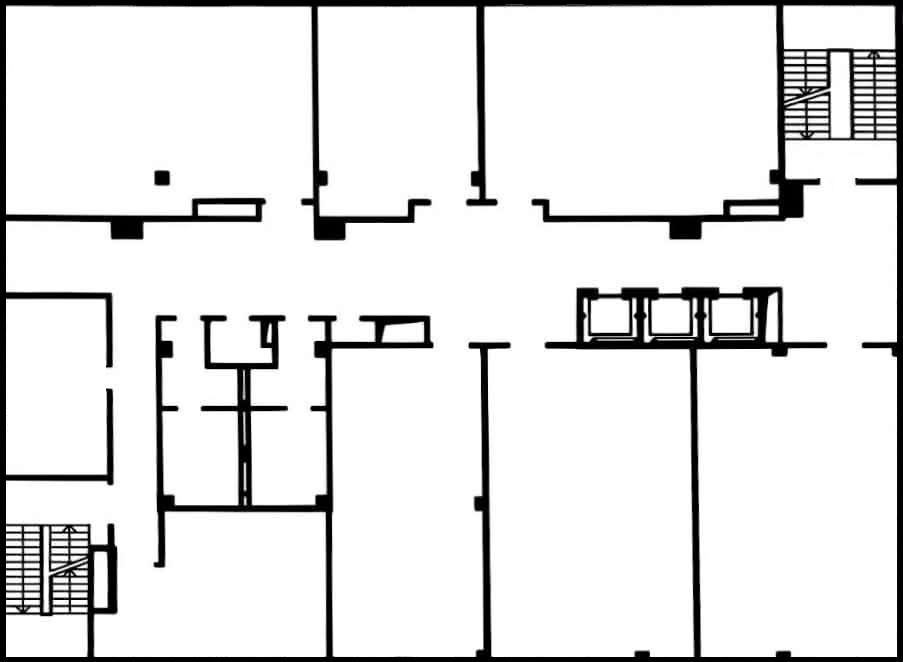
#> input picture map/map_clean.jpg, 903 x 662 px, found by its file name
$ python test_map.py
#> lines starting #> are read from the running program, lines starting #| are printed output that depends on the picture; after the words box and inside, x2 and y2 are one past the last pixel; in counts of white or black regions, pixels touching at a corner belong together
import cv2
import numpy as np

img = cv2.imread("map/map_clean.jpg", 0)
#> img: shape (662, 903); min 0, max 255, mean 227.1

_, binary = cv2.threshold(img, 200, 255, cv2.THRESH_BINARY_INV) #convert image into black&white
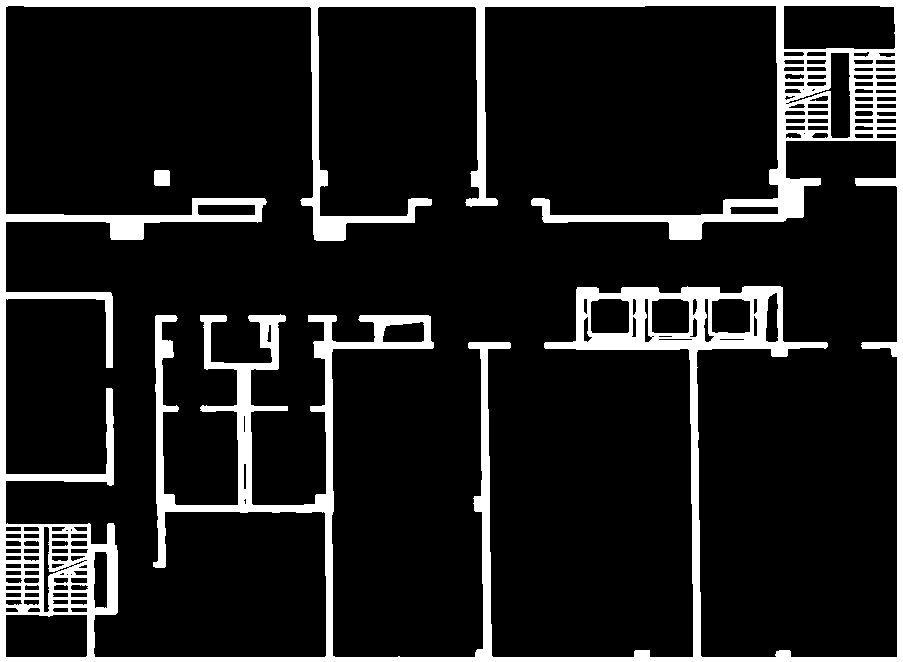
#> binary: shape (662, 903); 12.4% white; 2 white regions, box (x1, y1, x2, y2) and area: (0, 0, 903, 662) 73891, (154, 170, 170, 186) 253

kernel = np.ones((3, 3), np.uint8)
binary = cv2.dilate(binary, kernel, iterations=1) #make walls thicker
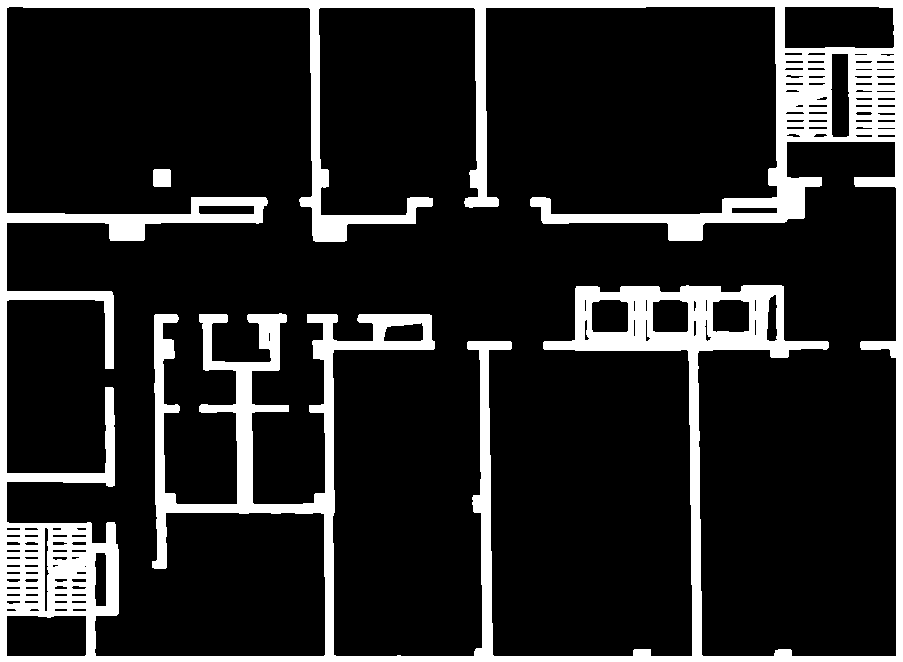
#> binary: shape (662, 903); 15.4% white; 2 white regions, box (x1, y1, x2, y2) and area: (0, 0, 903, 662) 91991, (153, 169, 171, 187) 321

grid_map = (binary > 0).astype(int) #convert image into binary

#add outer border walls
grid_map[0, :] = 1
grid_map[-1, :] = 1
grid_map[:, 0] = 1
grid_map[:, -1] = 1

display_map = (grid_map * 255).astype(np.uint8) #convert back for visualization

cv2.imshow("Original", img)
cv2.imshow("Grid Map", display_map)

cv2.imwrite("map/map_processed.png", display_map)

cv2.waitKey(0)
cv2.destroyAllWindows()

print(grid_map.shape)
#| (662, 903)
